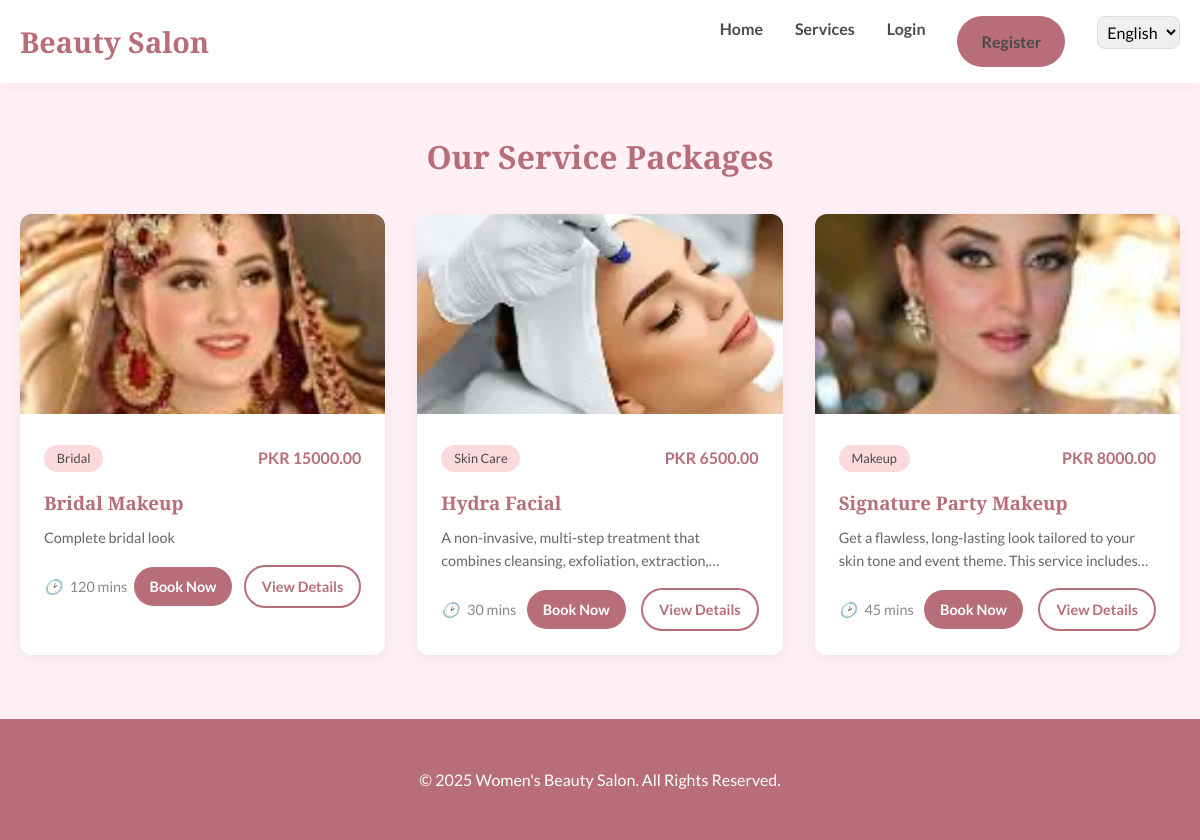
Page /services/ on the committed database.
### services/models.py (models this page shows, shortened)
class ServicePackage(models.Model):
    CATEGORY_CHOICES = [
        ('BRIDAL', _('Bridal')),
        ('HAIR', _('Hair Care')),
        ('SKIN', _('Skin Care')),
        ('MAKEUP', _('Makeup')),
        ('OTHER', _('Other')),
    ]
    name = models.CharField(max_length=100)
    description = models.TextField()
    category = models.CharField(max_length=20, choices=CATEGORY_CHOICES, default='OTHER')
    price = models.DecimalField(max_digits=10, decimal_places=2, help_text=_("Price in PKR"))
    duration = models.PositiveIntegerField(help_text=_("Duration in minutes"))
    image = models.ImageField(upload_to='packages/', blank=True, null=True)
    is_active = models.BooleanField(default=True)
    created_at = models.DateTimeField(auto_now_add=True)
    updated_at = models.DateTimeField(auto_now=True)
    class Meta:
        verbose_name = _("Service Package")
        verbose_name_plural = _("Service Packages")

### services/views.py (the view)
# urls.py: path('', views.PackageListView.as_view(), name='service_list'),
class PackageListView(ListView):
    model = ServicePackage
    template_name = 'services/package_list.html'
    context_object_name = 'packages'
    queryset = ServicePackage.objects.filter(is_active=True)

### templates/services/package_list.html (shortened to what this page needs)
{% extends 'base.html' %}
{% load i18n %}
{% block content %}
<div style="margin: 3rem 0;">
    <h1 style="text-align: center; margin-bottom: 2rem;">{% trans "Our Service Packages" %}</h1>
    <div style="display: grid; grid-template-columns: repeat(auto-fill, minmax(300px, 1fr)); gap: 2rem;">
        {% for service in packages %}
        <div class="card">
            {% if service.image %}
            <img src="{{ service.image.url }}" alt="{{ service.name }}"
                style="width: 100%; height: 200px; object-fit: cover;">
            {% else %}
            <div
                style="width: 100%; height: 200px; background-color: #eee; display: flex; align-items: center; justify-content: center; color: #aaa;">
                {% trans "No Image" %}
            </div>
            {% endif %}
            <div style="padding: 1.5rem;">
                <div
                    style="display: flex; justify-content: space-between; align-items: flex-start; margin-bottom: 1rem;">
                    <span
                        style="background: var(--secondary-color); padding: 0.2rem 0.8rem; border-radius: 20px; font-size: 0.8rem;">
                        {{ service.get_category_display }}
                    </span>
                    <span style="font-weight: bold; color: var(--primary-color);">PKR {{ service.price }}</span>
                </div>
                <h3 style="margin-bottom: 0.5rem;">{{ service.name }}</h3>
                <p
                    style="color: #666; font-size: 0.9rem; margin-bottom: 1rem; display: -webkit-box; -webkit-line-clamp: 2; line-clamp: 2; -webkit-box-orient: vertical; overflow: hidden;">
                    {{ service.description }}
                </p>
                <div style="display: flex; justify-content: space-between; align-items: center;">
                    <span style="font-size: 0.9rem; color: #888;">
                        <i style="margin-right: 5px;">&#128337;</i> {{ service.duration }} {% trans "mins" %}
                    </span>
                    <a href="{% url 'appointments:book_appointment' service.pk %}" class="btn btn-primary"
                        style="padding: 0.5rem 1rem; font-size: 0.9rem; margin-right: 5px;">
                        {% trans "Book Now" %}
                    </a>
                    <a href="{% url 'service_detail' service.pk %}" class="btn btn-outline"
                        style="padding: 0.5rem 1rem; font-size: 0.9rem;">
                        {% trans "View Details" %}
                    </a>
                </div>
            </div>
        </div>
        {% empty %}
        <p style="text-align: center; grid-column: 1/-1;">{% trans "No service packages available at the moment." %}</p>
        {% endfor %}
    </div>
</div>
{% endblock %}

### templates/base.html (shortened to what this page needs)
{% load static %}
{% load i18n %}
<!DOCTYPE html>
<html lang="{% get_current_language as LANGUAGE_CODE %}{{ LANGUAGE_CODE }}"
    dir="{% if LANGUAGE_CODE == 'ur' %}rtl{% else %}ltr{% endif %}">
<head>
    <link rel="stylesheet" href="{% static 'css/style.css' %}">
</head>
<body>
    <header>
        <div class="container">
            <nav>
                <a href="{% url 'home' %}" class="logo">{% trans "Beauty Salon" %}</a>
                <ul class="nav-links">
                    <li><a href="{% url 'home' %}">{% trans "Home" %}</a></li>
                    <li><a href="{% url 'service_list' %}">{% trans "Services" %}</a></li>
                    {% if user.is_authenticated %}
                    <li><a href="{% url 'appointments:dashboard' %}">{% trans "My Appointments" %}</a></li>
                    <li>
                        <form action="{% url 'logout' %}" method="post" style="display:inline;">
                            {% csrf_token %}
                            <button type="submit" class="btn btn-outline"
                                style="padding: 0.5rem 1rem; font-size: 0.9rem;">{% trans "Logout" %}</button>
                        </form>
                    </li>
                    {% else %}
                    <li><a href="{% url 'login' %}">{% trans "Login" %}</a></li>
                    <li><a href="{% url 'register' %}" class="btn btn-primary">{% trans "Register" %}</a></li>
                    {% endif %}
                    <li>
                        <form action="{% url 'set_language' %}" method="post">
                            <select name="language" onchange="this.form.submit()" style="padding: 0.3rem; width: auto;">
                                {% get_current_language as LANGUAGE_CODE %}
                                {% get_available_languages as LANGUAGES %}
                                {% get_language_info_list for LANGUAGES as languages %}
                                {% for language in languages %}
                                <option value="{{ language.code }}" {% if language.code == LANGUAGE_CODE %}selected{% endif %}>{{ language.name_local }}</option>
                                {% endfor %}
                            </select>
                        </form>
                    </li>
                </ul>
            </nav>
        </div>
    </header>
    <main>
        <div class="container">
            {% block content %}
            {% endblock %}
        </div>
    </main>
    <footer>
        <div class="container">
            <p>&copy; 2025 {% trans "Women's Beauty Salon" %}. {% trans "All Rights Reserved." %}</p>
        </div>
    </footer>
</body>
</html>

### static/css/style.css (style rules this page uses)
:root { --primary-color: #B76E79; --primary-hover: #a35d68; --secondary-color: #FADADD; --accent-color: #D4AF37; --bg-color: #FFF0F5; --text-color: #4A4A4A; --white: #FFFFFF; --light-gray: #F5F5F5; --font-heading: 'Playfair Display', serif; --font-body: 'Lato', sans-serif; --container-padding: 20px; }
* { box-sizing: border_box; margin: 0; padding: 0; }
body { font-family: var(--font-body); font-size: 16px; line-height: 1.6; color: var(--text-color); background-color: var(--bg-color); }
h1, h2, h3, h4, h5, h6 { font-family: var(--font-heading); color: var(--primary-color); margin-bottom: 1rem; }
a { text-decoration: none; color: inherit; transition: color 0.3s ease; }
.container { max-width: 1200px; margin: 0 auto; padding: 0 var(--container-padding); }
header { background-color: var(--white); box-shadow: 0 2px 10px rgba(0, 0, 0, 0.05); position: sticky; top: 0; z-index: 1000; }
nav { display: flex; justify-content: space-between; align-items: center; padding: 1rem 0; }
.logo { font-family: var(--font-heading); font-size: 1.8rem; font-weight: bold; color: var(--primary-color); }
.nav-links { display: flex; gap: 2rem; list-style: none; }
.nav-links a { font-weight: 600; color: var(--text-color); font-size: 1rem; }
.btn { display: inline-block; padding: 0.8rem 1.5rem; border-radius: 30px; font-weight: 600; cursor: pointer; border: none; transition: all 0.3s ease; }
.btn-primary { background-color: var(--primary-color); color: var(--white); }
.btn-outline { border: 2px solid var(--primary-color); color: var(--primary-color); background: transparent; }
input, select, textarea { width: 100%; padding: 0.8rem; border: 1px solid #ddd; border-radius: 8px; font-family: var(--font-body); font-size: 1rem; }
.card { background: var(--white); border-radius: 12px; box-shadow: 0 4px 15px rgba(0, 0, 0, 0.05); overflow: hidden; transition: transform 0.3s ease; }
footer { background-color: var(--primary-color); color: var(--white); padding: 3rem 0; margin-top: 4rem; text-align: center; }

### rows in the picture
ServicePackage: image (picture), category "Bridal", price "15000.00", name "Bridal Makeup", description "Complete bridal look", duration "120"
ServicePackage: image (picture), category "Skin Care", price "6500.00", name "Hydra Facial", description "A non-invasive, multi-step treatment that combines cleansing, exfoliation,…", duration "30"
ServicePackage: image (picture), category "Makeup", price "8000.00", name "Signature Party Makeup", description "Get a flawless, long-lasting look tailored to your skin tone and event theme. This service…", duration "45"

### other values in the picture
form field language "English"
